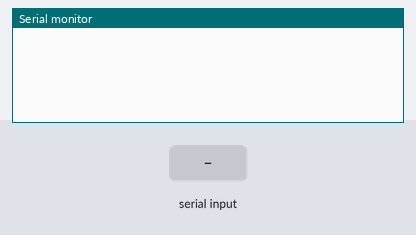
Bench run of a sketch on a simulated ESP32. On the bench: the last lines printed to the serial monitor. The test bench sets the inputs (shaded band).

Above: at 1.2 s.
1.3 s: "90,45,200\n" received over the second serial link
At 2.5 s:
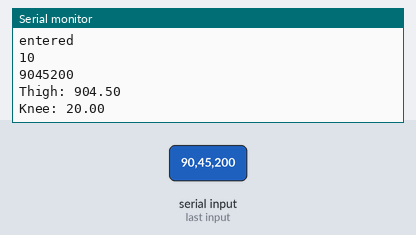
2.8 s: "30,150,10\n" received over the second serial link
At 3.9 s:
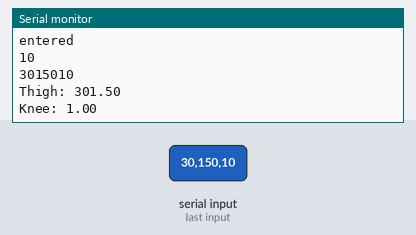
Timing chart, 0 to 5.8 s (numbered marks = the images above; inputs shaded):
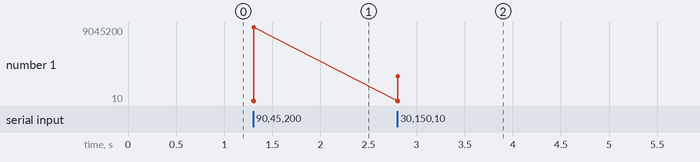

The sketch:

Hardware_Serial_Receiver.ino
```cpp
String inString = "";
#define RXD2 16
#define TXD2 17

void setup() {
  Serial.begin(115200);
  Serial2.begin(115200, SERIAL_8N1, 16, 17);
  while (!Serial) {
  }
}

void loop() {
  while (Serial2.available() > 0) {
    Serial.println("entered");
    int inChar = Serial2.read();
    Serial.println(inChar);

    if (isDigit(inChar)) {
      inString += (char)inChar;
    }

    if (inChar == '\n') {
      Serial.println(inString.toInt());
      int tempt = inString.toInt() / 1000;
      double thigh = (double)tempt / 10;
      int tempk = inString.toInt() - (1000 * tempt);
      double knee = (double)tempk / 10;

      Serial.print("Thigh: ");
      Serial.println(thigh);
      Serial.print("Knee: ");
      Serial.println(knee);
      inString = "";
    }
  }
}
```

Measured:
- after the input at 1.3 s, the serial monitor: prints a new line at once (image 1)
- after the input at 2.8 s, the serial monitor: prints a new line at once (image 2)
- plotted number 1: 9045200 → 3015010 after the input at 2.8 s
